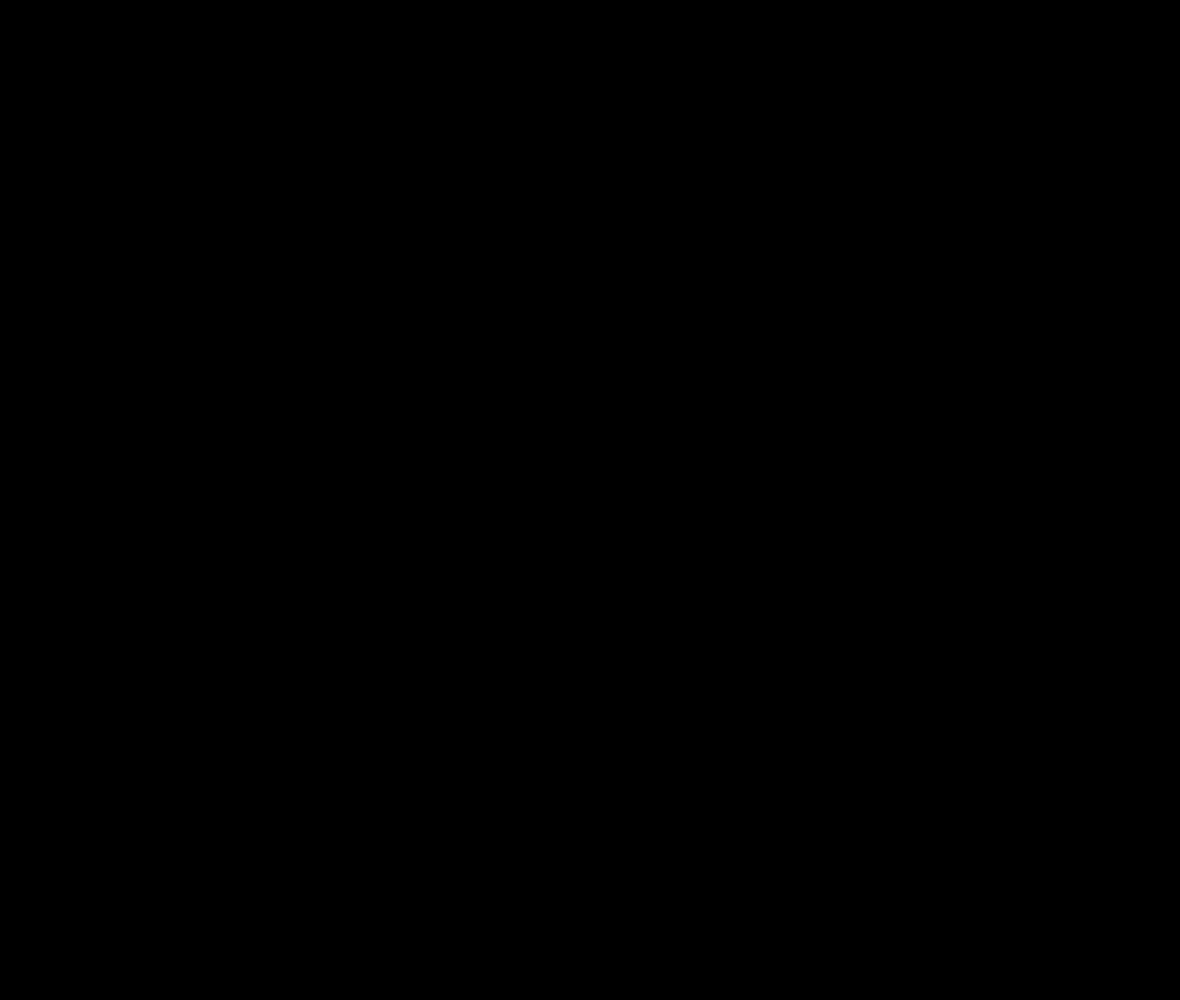
Frame 1 (no input)
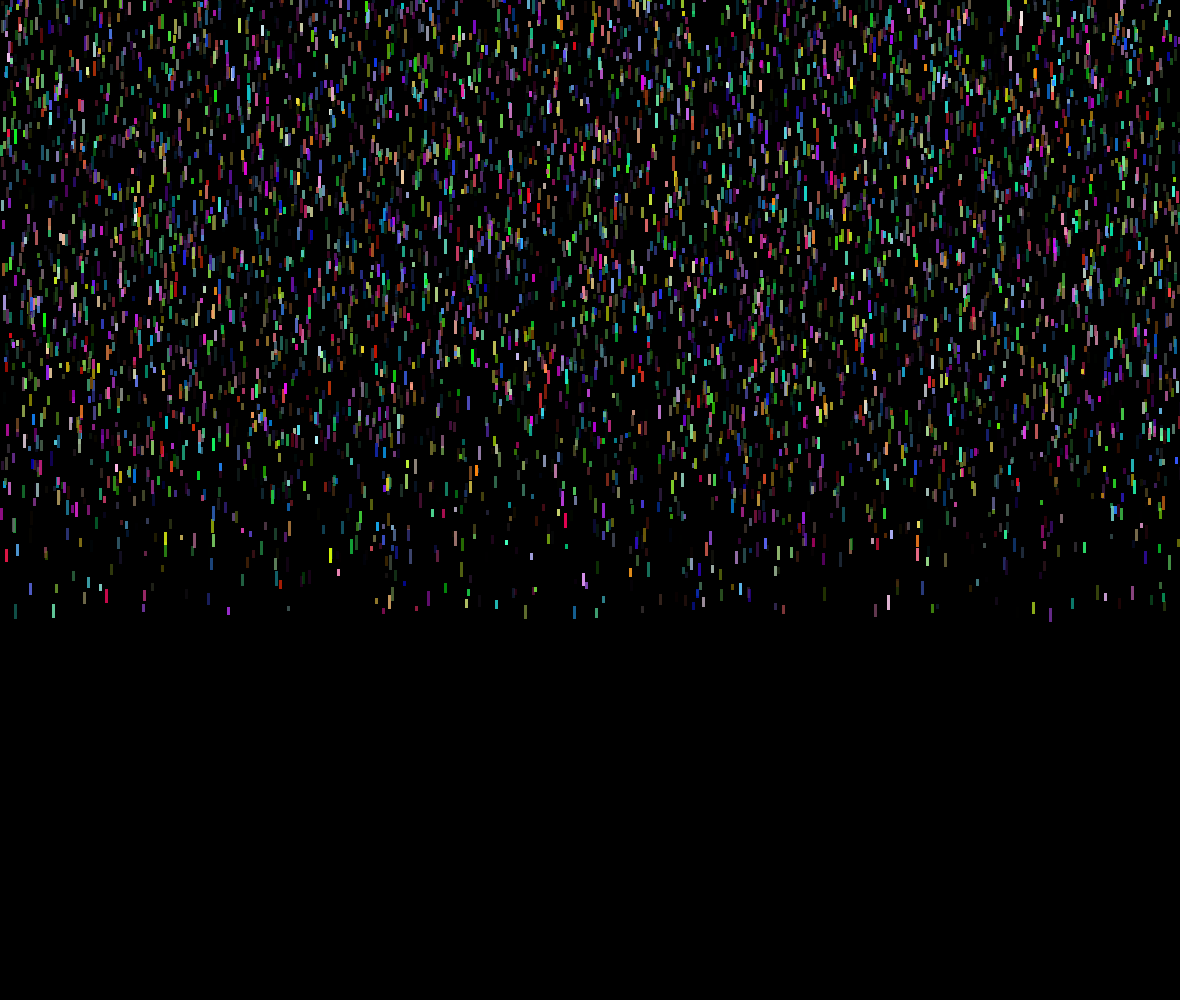
Frame 60 (no input)
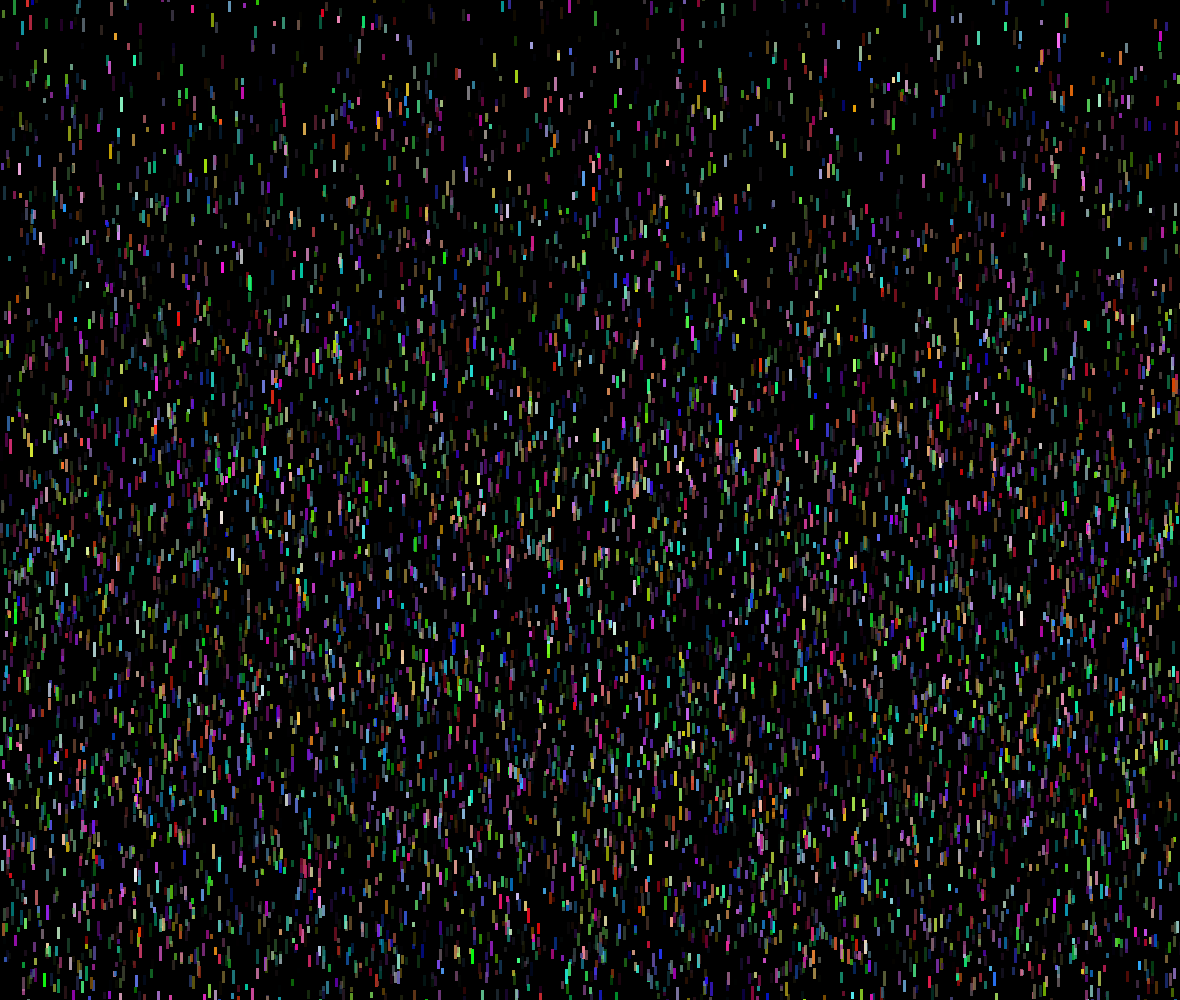
Frame 120 (the mouse pressed at the canvas centre since frame 60)

The p5.js sketch that drew these frames (run headless with seeded random() and noise() and a simulated clock; from frame 60 on, the mouse is pressed at the canvas centre):

// p5.js sketch
// ── sketch.js
var drops = [];
var numdrops = window.innerWidth*10;

//drop
var heightMin = 5;
var heightMax = 15;
var widthMin = 3;
var widthMax = 10;
var minSpeed = 8;
var maxSpeed = 12;

function setup() {
  createCanvas(window.innerWidth-20,window.innerHeight);
  for(var i = 0; i < numdrops; i++) {
    drops[i] = new Drop();
  }
  frameRate(50);
}

function draw() {
  background(0,0,0);
  for(var i = 0; i < numdrops; i++) {
    drops[i].show();
    drops[i].fall();
  }
}

function rand(x,y) {
  return floor(Math.random()*Math.abs(y-x+1)) + x;
}

function getColors(min, max) {
  colors = [];
  for(var i = 0; i < 4; i++) {
    colors[i] = rand(min,max);
  }
  return colors;
}

function getColorsSum(sum) {
  colors = getColors(0,255);
  i = 0;
  while(colors[0]+colors[1]+colors[2]+colors[3] < sum) {
    colors = getColors(i,255);
  }
  return colors;
}

function Drop() {
  this.x = rand(0,window.innerWidth);
  this.y = rand(-1000,-100);
  this.ySpeed = rand(minSpeed,maxSpeed);
  this.height = rand(heightMin,heightMax);
  this.width = rand(widthMin,widthMin);
  this.color = getColorsSum(60);

  this.show = function() {
    noStroke();
    fill(this.color[0],this.color[1],this.color[2],this.color[3]);
    rect(this.x,this.y,this.width,this.height);
  }
  this.fall = function() {
    this.y = this.y + this.ySpeed;
    if(this.y > 1000) {
      this.y = rand(-1000,-100);
    }
  }
}
